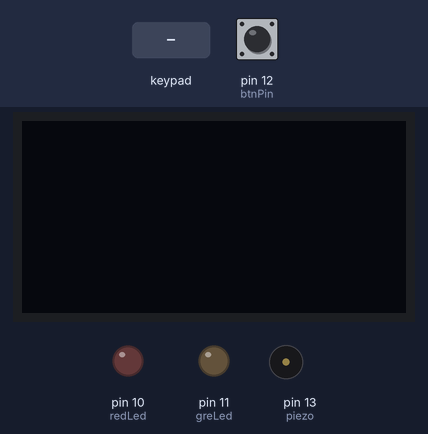
Simulated run of this sketch. Board: Arduino Uno, built with avr-gcc and run on an emulated ATmega328P. Parts: 128×64 one-colour display, output pins drawn as LEDs (lit = HIGH), buzzer (waves = sounding). Inputs (shaded band) come from the test bench; at power-on: pin 12 (btnPin) LOW. What the sketch prints to the serial monitor is not drawn.

Above: at 1.2 s.
1.3 s: keypad keys 1 3 9 7 # pressed 0.4 s apart
At 4.3 s:
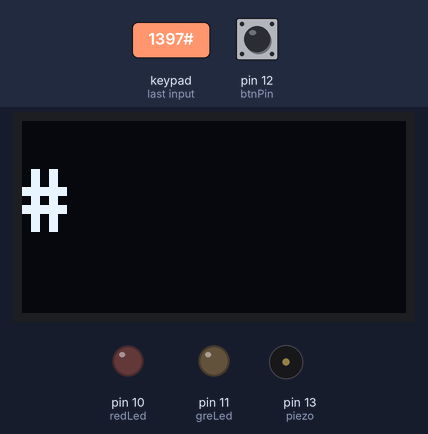
4.8 s: keypad keys 0 0 0 0 * pressed 0.4 s apart
At 7.9 s:
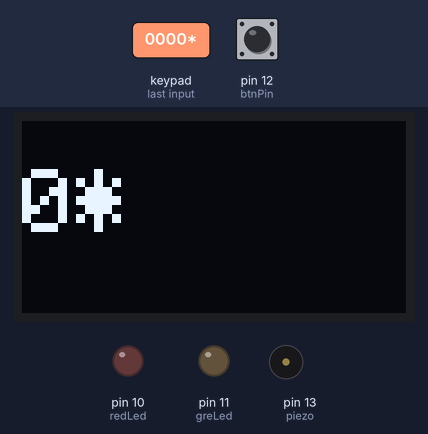
8.3 s: key '*' pressed
At 9.5 s:
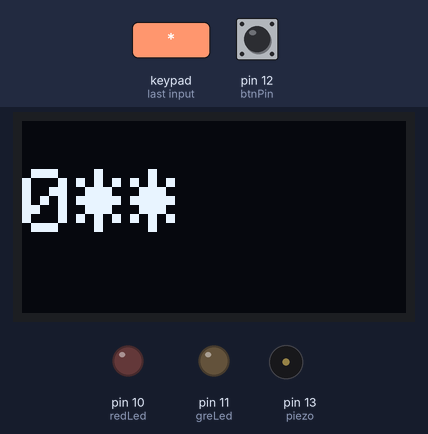
9.8 s: key '#' pressed
At 10.6 s:
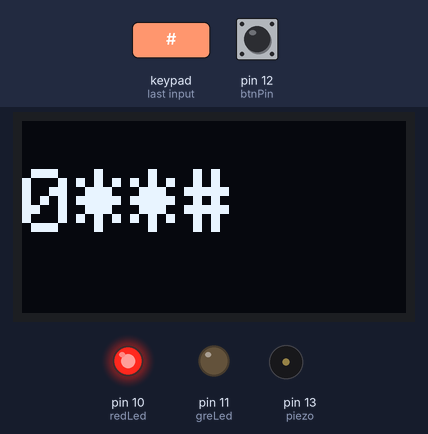
12.2 s: key '*' pressed
At 13.4 s:
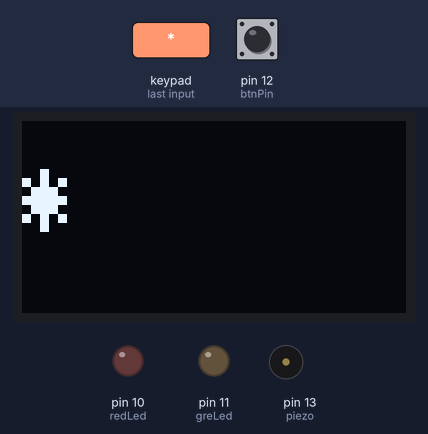
13.7 s: keypad keys 0 0 0 0 pressed 0.4 s apart
At 16.0 s:
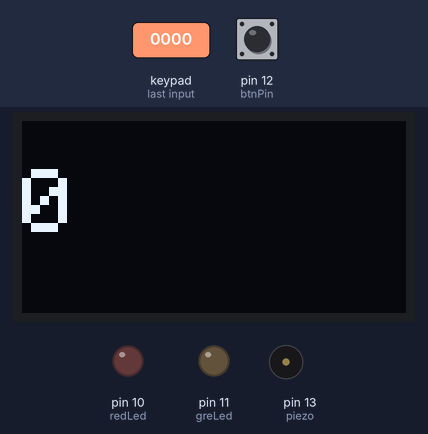
Timing chart, 0 to 17.5 s (numbered marks = the images above; inputs shaded):
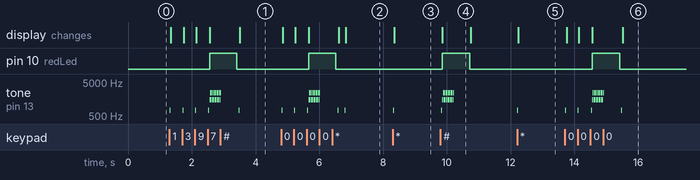

Measured:
- after the input at 1.3 s, pin 10 (redLed): LOW → HIGH after 1.3 s, → LOW 0.86 s later; tone on pin 13 (piezo): plays 750 Hz for 0.01 s, 750 Hz for 0.01 s, 750 Hz for 0.01 s, 750 Hz for 0.01 s, 1500 Hz for 0.02 s, 2400 Hz for 0.02 s … (23 notes in this stretch), starting at once; the display: first changes at once (image 1 shows a later state)
- after the input at 4.8 s, pin 10 (redLed): LOW → HIGH after 0.86 s, → LOW 0.86 s later; tone on pin 13 (piezo): plays 750 Hz for 0.01 s, 750 Hz for 0.01 s, 750 Hz for 0.01 s, 1500 Hz for 0.02 s, 2400 Hz for 0.02 s, 1500 Hz for 0.02 s … (23 notes in this stretch), starting at once; the display: first changes after 0.06 s (image 2 shows a later state)
- after the input at 8.3 s, tone on pin 13 (piezo): silent → 750 Hz at once, → silent 0.01 s later; the display: changes after 0.06 s (image 3)
- after the input at 9.8 s, pin 10 (redLed): LOW → HIGH after 0.06 s, → LOW 0.86 s later; tone on pin 13 (piezo): plays 750 Hz for 0.01 s, 1500 Hz for 0.02 s, 2400 Hz for 0.02 s, 1500 Hz for 0.02 s, 2400 Hz for 0.02 s, 1500 Hz for 0.02 s … (19 notes in this stretch), starting at once; the display: changes after 0.06 s (image 4)
- after the input at 12.2 s, tone on pin 13 (piezo): silent → 750 Hz at once, → silent 0.01 s later; the display: changes after 0.05 s (image 5)
- after the input at 13.7 s, pin 10 (redLed): LOW → HIGH after 0.86 s, → LOW 0.86 s later; tone on pin 13 (piezo): plays 750 Hz for 0.01 s, 750 Hz for 0.01 s, 750 Hz for 0.01 s, 1500 Hz for 0.02 s, 2400 Hz for 0.02 s, 1500 Hz for 0.02 s … (22 notes in this stretch), starting at once; the display: first changes after 0.06 s (image 6 shows a later state)

The sketch:

Key-Lock-OLED.ino
```cpp
#include <Keypad.h>
#include <Wire.h>
#include <Adafruit_GFX.h>
#include <Adafruit_SSD1306.h>

// Definerer keypad pins
const int row2 = 2;
const int row3 = 3;
const int col3 = 4;
const int row4 = 5;
const int col1 = 6;
const int row1 = 7;
const int col2 = 8;

// Definerer andre pins
const int btnPin = 12;
const int piezo = 13;
const int greLed = 11;
const int redLed = 10;

// Definerer variabler til keypad
const byte ROWS = 4;
const byte COLS = 3;
const int passLen = 4;

char crntCode[passLen] = {'0', '0', '0', '0'};
char attempt[passLen];
int attemptKeysPressed = 0;
int setKeysPressed = 0;

char numKeys[ROWS][COLS] = { // Definerer taster og dems plasseringer
  {'1', '2', '3'},
  {'4', '5', '6'},
  {'7', '8', '9'},
  {'*', '0', '#'}
};

// Definerer variabler til OLED
const int SCREEN_WIDTH = 128; // Skjermbredde i piksler
const int SCREEN_HEIGHT = 64; // Skjermhøyde i piksler
const int SCREEN_ADDRESS = 0x3C; // Setter addressen OLED bruker for I2C kommunikasjon

// Definerer hvem arduino pins som hører til hvem keypad pins
byte rowPins[ROWS] = {row1, row2, row3, row4};
byte colPins[COLS] = {col1, col2, col3};

// Initialiserer keypad & OLED
Keypad keypad = Keypad( makeKeymap(numKeys), rowPins, colPins, ROWS, COLS);
Adafruit_SSD1306 display(SCREEN_WIDTH, SCREEN_HEIGHT);

// Definerer andre variabler
int i = 0; // For bruk i for-loops
int attemptFail = 0; // 0 betyr at forsøk ikke er feil, 1 betyr feil

void setup() {
  Serial.begin(9600);
  display.begin(SSD1306_SWITCHCAPVCC, SCREEN_ADDRESS); // Starter OLED med parametere for å bruke OLED sin interne krets som strømkilde og I2C kommunikasjonsaddresse

  // Sette pinMode
  pinMode(btnPin, INPUT);
  pinMode(greLed, OUTPUT);
  pinMode(redLed, OUTPUT);
}

void loop() {
  display.clearDisplay();

  char key = keypad.getKey();
  if (key) {
    tone(piezo, 750);
    delay(10);
    noTone(piezo);

    attempt[attemptKeysPressed] = key;

    attemptKeysPressed++;
  }
  display.setCursor(0, 16);
  display.setTextSize(3);
  display.setTextColor(WHITE);
  for (i = 0; i<attemptKeysPressed; i++) {
    display.print(attempt[i]);
  }
  display.display();

  if (attemptKeysPressed == passLen) {
    for (i = 0; i<attemptKeysPressed; i++) {
      if (attempt[i] != crntCode[i]) {
        attemptFail = 1;
        Serial.print(attempt[i]);
        Serial.print(" - ");
        Serial.println(crntCode[i]);
        Serial.println("Failed");
      }
    }
    if (attemptFail == 0) {
      digitalWrite(greLed, HIGH);
    }
    else {
      digitalWrite(redLed, HIGH);
      tone(piezo, 1500);
      delay(20);
      tone(piezo, 2400);
      delay(20);
      tone(piezo, 1500);
      delay(20);
      tone(piezo, 2400);
      delay(20);
      tone(piezo, 1500);
      delay(20);
      tone(piezo, 2400);
      delay(20);
      tone(piezo, 1500);
      delay(20);
      tone(piezo, 2400);
      delay(20);
      tone(piezo, 1500);
      delay(20);
      tone(piezo, 2400);
      delay(20);
      tone(piezo, 1500);
      delay(20);
      tone(piezo, 2400);
      delay(20);
      tone(piezo, 1500);
      delay(20);
      tone(piezo, 2400);
      delay(20);
      tone(piezo, 1500);
      delay(20);
      tone(piezo, 2400);
      delay(20);
      tone(piezo, 1500);
      delay(20);
      tone(piezo, 2400);
      delay(20);
      noTone(piezo);
    }
    attemptFail = 0;
    attemptKeysPressed = 0;

    delay(500);
    digitalWrite(greLed, LOW);
    digitalWrite(redLed, LOW);
  }

  int btnPressed = digitalRead(btnPin);
  Serial.println(btnPressed);
  if (btnPressed == HIGH) {
    bool run = 0;
    while (run == 0) {
      display.clearDisplay();

      char key = keypad.getKey();
      if (key) {
        crntCode[setKeysPressed] = key;

        setKeysPressed++;

        display.setCursor(0, 16);
        display.setTextSize(3);
        display.setTextColor(WHITE);
        for (i = 0; i<setKeysPressed; i++) {
          display.print(crntCode[i]);
        }
        display.display();
      }
      if (setKeysPressed == passLen) run = 1;
    }
    setKeysPressed = 0;
  }
}
```
